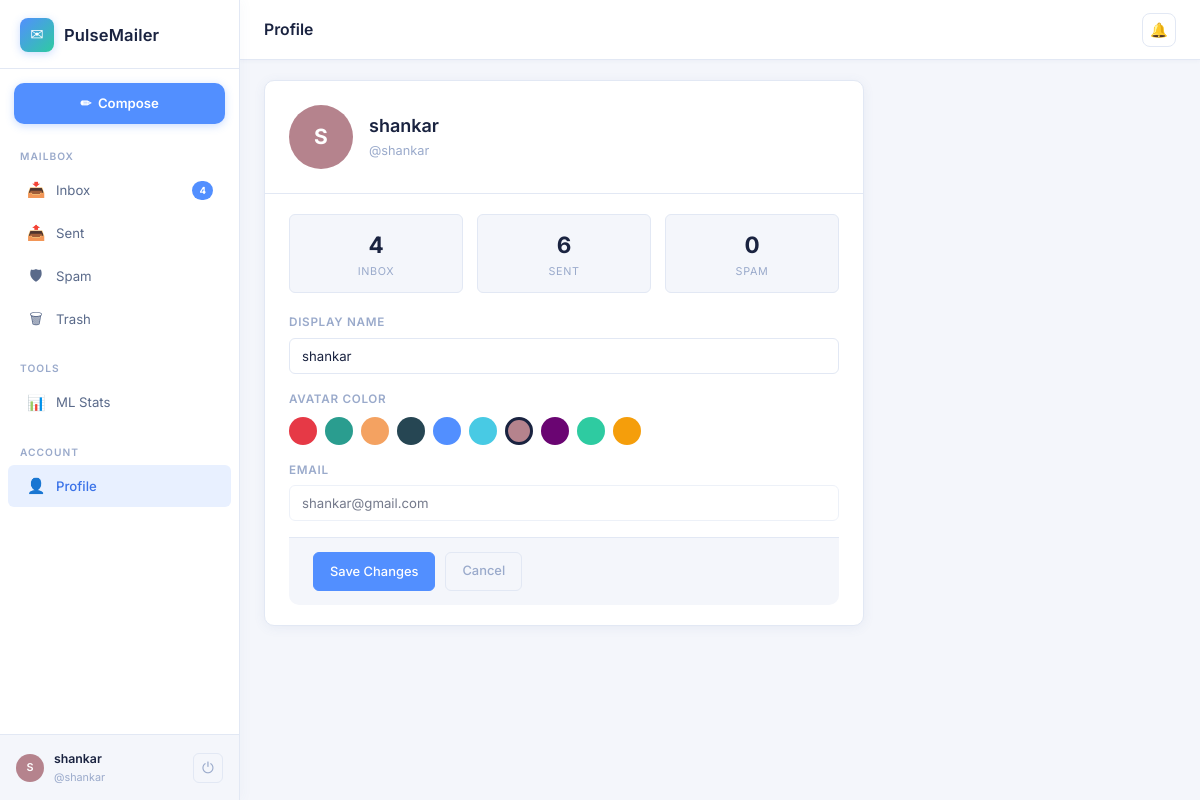
Screenshot of /profile (signed in) with the database file from the repository.
### tables this page shows
CREATE TABLE users (
    id            INTEGER PRIMARY KEY AUTOINCREMENT,
    username      TEXT    NOT NULL UNIQUE COLLATE NOCASE,
    email         TEXT    NOT NULL UNIQUE COLLATE NOCASE,
    password_hash TEXT    NOT NULL,
    display_name  TEXT,
    avatar_color  TEXT    DEFAULT '#6c63ff',
    created_at    DATETIME DEFAULT CURRENT_TIMESTAMP,
    last_login    DATETIME
);

### routes/mail.py (the view, shortened to what this page needs)
@mail_bp.route("/profile", methods=["GET", "POST"])
@login_required
def profile():
    db = get_db()
    user_id = session["user_id"]
    user = db.execute("SELECT * FROM users WHERE id=?", (user_id,)).fetchone()
    stats = db.execute(
        """SELECT
             SUM(CASE WHEN folder='inbox' AND recipient_id=? THEN 1 ELSE 0 END) AS inbox_count,
             SUM(CASE WHEN folder='sent'  AND sender_id=?    THEN 1 ELSE 0 END) AS sent_count,
             SUM(CASE WHEN folder='spam'  AND recipient_id=? THEN 1 ELSE 0 END) AS spam_count
           FROM messages WHERE deleted_at IS NULL""",
        (user_id, user_id, user_id)
    ).fetchone()
    return render_template("profile.html", user=user, stats=stats,
                           folder_counts=_folder_counts(user_id))

### database.py (called while the page is built)
def get_db():
    if "db" not in g:
        db_path = current_app.config["DATABASE_URI"].replace("sqlite:///", "")
        g.db = sqlite3.connect(db_path, detect_types=sqlite3.PARSE_DECLTYPES)
        g.db.row_factory = sqlite3.Row          # access columns by name
        g.db.execute("PRAGMA foreign_keys = ON") # enforce FK constraints
    return g.db

### routes/mail.py (called while the page is built)
def login_required(f):
    @wraps(f)
    def decorated(*args, **kwargs):
        if "user_id" not in session:
            flash("Please log in to continue.", "info")
            return redirect(url_for("auth.login"))
        return f(*args, **kwargs)
    return decorated

def _folder_counts(user_id):
    db = get_db()
    rows = db.execute(
        """SELECT folder, COUNT(*) as cnt
           FROM messages
           WHERE recipient_id=? AND is_read=0 AND deleted_at IS NULL
             AND folder IN ('inbox','spam')
           GROUP BY folder""",
        (user_id,)
    ).fetchall()
    counts = {"inbox": 0, "sent": 0, "spam": 0, "trash": 0}
    for r in rows:
        counts[r["folder"]] = r["cnt"]
    return counts

### templates/profile.html (shortened to what this page needs)
{% extends "base.html" %}
{% set active_folder = 'profile' %}
{% block topbar_title %}Profile{% endblock %}
{% block content %}
<div class="profile-card">
  <div class="profile-header">
    <div class="avatar-lg" id="avatarPreview"
         style="background:{{ user.avatar_color or '#528fff' }}">
      {{ (user.display_name or user.username or '?')[0].upper() }}
    </div>
    <div class="profile-info">
      <div class="display-name">{{ user.display_name or user.username }}</div>
      <div class="username">@{{ user.username }}</div>
    </div>
  </div>
  <div class="profile-body">
    <div class="stats-row">
      <div class="stat-pill">
        <div class="num">{{ stats.inbox_count or 0 }}</div>
        <div class="lbl">Inbox</div>
      </div>
      <div class="stat-pill">
        <div class="num">{{ stats.sent_count or 0 }}</div>
        <div class="lbl">Sent</div>
      </div>
      <div class="stat-pill">
        <div class="num">{{ stats.spam_count or 0 }}</div>
        <div class="lbl">Spam</div>
      </div>
    </div>
    <form method="POST" action="{{ url_for('mail.profile') }}">
      <div class="form-row">
        <label for="display_name">Display Name</label>
        <input id="display_name" class="form-control" type="text" name="display_name"
               value="{{ user.display_name or user.username }}"
               placeholder="How you appear to others" maxlength="64" />
      </div>
      <div class="form-row">
        <label>Avatar Color</label>
        <div class="color-swatch-grid">
          {% for color in ['#e63946','#2a9d8f','#f4a261','#264653','#528fff','#48cae4','#b5838d','#6a0572','#2ecba1','#f59e0b'] %}
            <div class="color-swatch" data-color="{{ color }}"
                 style="background:{{ color }}"
                 title="{{ color }}"></div>
          {% endfor %}
        </div>
      </div>
      <div class="form-row">
        <label>Email</label>
        <input class="form-control" type="email" value="{{ user.email }}"
               disabled style="opacity:.6;cursor:not-allowed" />
      </div>
      <div class="profile-footer">
        <button type="submit" class="btn btn-primary">Save Changes</button>
        <a href="{{ url_for('mail.inbox') }}" class="btn btn-ghost">Cancel</a>
      </div>
    </form>
  </div>
</div>
{% endblock %}

### static/css/style.css (style rules this page uses)
:root { --bg-base: #f4f6fb; --bg-surface: #ffffff; --bg-elevated: #f0f3fa; --bg-hover: #eef1f8; --border-color: #e2e8f4; --border-accent: rgba(82,143,255,.3); --text-primary: #1a2340; --text-secondary: #5a6a8a; --text-muted: #9aaacb; --accent: #528fff; --accent-light: #e8f0ff; --accent-dark: #3a72e8; --teal: #2ecba1; --teal-light: #e6faf5; --danger: #ef4444; --danger-light: #fee8e8; --warning: #f59e0b; --warning-light: #fef3c7; --success: #22c55e; --success-light: #dcfce7; --radius: 10px; --radius-sm: 6px; --shadow: 0 2px 12px rgba(80,100,160,.08); --shadow-md: 0 4px 20px rgba(80,100,160,.12); --sidebar-width: 240px; --topbar-height: 60px; --surface: #ffffff; --font-body: 'Inter', system-ui, sans-serif; --transition: all .16s ease; }
*, *::before, *::after { box-sizing: border-box; margin: 0; padding: 0; }
html { font-size: 15px; }
body { font-family: var(--font-body); background: var(--bg-base); color: var(--text-primary); min-height: 100vh; line-height: 1.6; -webkit-font-smoothing: antialiased; }
a { color: var(--accent); text-decoration: none; }
input, textarea, select, button { font-family: inherit; }
.btn { display: inline-flex; align-items: center; gap: 6px; padding: 8px 16px; border-radius: var(--radius-sm); font-size: .86rem; font-weight: 500; cursor: pointer; border: 1px solid transparent; transition: var(--transition); text-decoration: none; }
.btn-primary { background: var(--accent); color: #fff; border-color: var(--accent); }
.btn-ghost { background: none; color: var(--text-muted); border-color: var(--border-color); }
.form-control { width: 100%; padding: 9px 12px; background: var(--bg-surface); border: 1px solid var(--border-color); border-radius: var(--radius-sm); font-size: .88rem; color: var(--text-primary); transition: var(--transition); outline: none; }
.form-row { margin-bottom: 16px; }
.form-row label { display: block; font-size: .78rem; font-weight: 600; text-transform: uppercase; letter-spacing: .06em; color: var(--text-muted); margin-bottom: 6px; }
.profile-card { background: var(--bg-surface); border: 1px solid var(--border-color); border-radius: var(--radius); box-shadow: var(--shadow); max-width: 600px; }
.profile-header { padding: 24px; border-bottom: 1px solid var(--border-color); display: flex; align-items: center; gap: 16px; }
.avatar-lg { width: 64px; height: 64px; border-radius: 50%; display: flex; align-items: center; justify-content: center; color: #fff; font-size: 1.4rem; font-weight: 700; flex-shrink: 0; }
.profile-info { flex: 1; }
.profile-info .display-name { font-size: 1.2rem; font-weight: 600; color: var(--text-primary); }
.profile-info .username { font-size: .85rem; color: var(--text-muted); }
.profile-body { padding: 20px 24px; }
.profile-footer { padding: 14px 24px; border-top: 1px solid var(--border-color); background: var(--bg-base); border-radius: 0 0 var(--radius) var(--radius); display: flex; gap: 10px; }
.stats-row { display: flex; gap: 14px; margin-bottom: 20px; }
.stat-pill { flex: 1; text-align: center; padding: 12px; background: var(--bg-base); border: 1px solid var(--border-color); border-radius: var(--radius-sm); }
.stat-pill .num { font-size: 1.5rem; font-weight: 700; color: var(--text-primary); }
.stat-pill .lbl { font-size: .72rem; color: var(--text-muted); text-transform: uppercase; letter-spacing: .06em; }
.color-swatch-grid { display: flex; flex-wrap: wrap; gap: 8px; margin-top: 8px; }
.color-swatch { width: 28px; height: 28px; border-radius: 50%; cursor: pointer; border: 3px solid transparent; transition: var(--transition); }
.color-swatch.selected { border-color: var(--text-primary); box-shadow: 0 0 0 2px var(--bg-surface); }

### rows the page displays
users: display_name "S", display_name "shankar", username "shankar", email "shankar@gmail.com"

### other values shown
{{ folder_counts.inbox }} "4"
{{ session.get('display_name') or session.get('username') }} "shankar"
{{ session.get('username') }} "shankar"
{{ stats.inbox_count or 0 }} "4"
{{ stats.sent_count or 0 }} "6"
{{ stats.spam_count or 0 }} "0"
